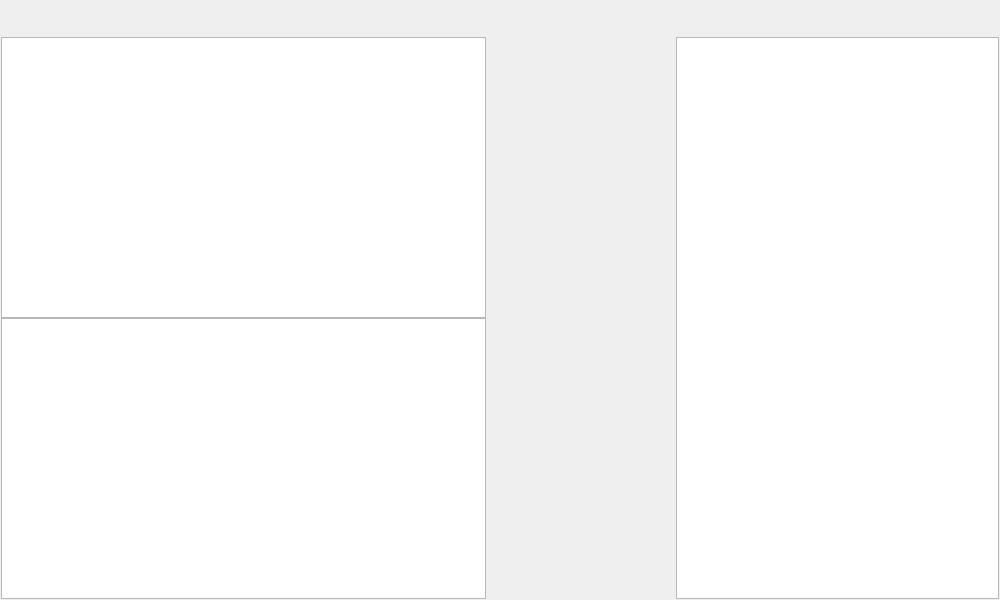
<?xml version="1.0" encoding="UTF-8"?>
<ui version="4.0">
 <class>MainWindow</class>
 <widget class="QMainWindow" name="MainWindow">
  <property name="geometry">
   <rect>
    <x>0</x>
    <y>0</y>
    <width>1000</width>
    <height>600</height>
   </rect>
  </property>
  <property name="windowTitle">
   <string>MainWindow</string>
  </property>
  <widget class="QWidget" name="centralWidget">
   <layout class="QVBoxLayout" name="verticalLayout">
    <property name="spacing">
     <number>1</number>
    </property>
    <property name="leftMargin">
     <number>1</number>
    </property>
    <property name="topMargin">
     <number>1</number>
    </property>
    <property name="rightMargin">
     <number>1</number>
    </property>
    <property name="bottomMargin">
     <number>1</number>
    </property>
    <item>
     <widget class="Titlebar" name="titlebar" native="true">
      <property name="minimumSize">
       <size>
        <width>0</width>
        <height>35</height>
       </size>
      </property>
      <property name="maximumSize">
       <size>
        <width>16777215</width>
        <height>35</height>
       </size>
      </property>
     </widget>
    </item>
    <item>
     <widget class="QWidget" name="center" native="true">
      <layout class="QHBoxLayout" name="horizontalLayout">
       <property name="spacing">
        <number>1</number>
       </property>
       <property name="leftMargin">
        <number>0</number>
       </property>
       <property name="topMargin">
        <number>0</number>
       </property>
       <property name="rightMargin">
        <number>0</number>
       </property>
       <property name="bottomMargin">
        <number>0</number>
       </property>
       <item>
        <widget class="QSplitter" name="splitter_2">
         <property name="orientation">
          <enum>Qt::Horizontal</enum>
         </property>
         <property name="handleWidth">
          <number>0</number>
         </property>
         <widget class="QSplitter" name="splitter">
          <property name="sizePolicy">
           <sizepolicy hsizetype="Expanding" vsizetype="Expanding">
            <horstretch>3</horstretch>
            <verstretch>0</verstretch>
           </sizepolicy>
          </property>
          <property name="orientation">
           <enum>Qt::Vertical</enum>
          </property>
          <property name="handleWidth">
           <number>0</number>
          </property>
          <widget class="NDirTreeview" name="dirTreeView">
           <property name="contextMenuPolicy">
            <enum>Qt::CustomContextMenu</enum>
           </property>
           <property name="styleSheet">
            <string notr="true">QScrollBar:vertical
 {
         width:6px;
         background:rgba(0,0,0,0%);
          margin:0px,0px,0px,0px;
          padding-top:0px;
          padding-bottom:0px;
 }
QScrollBar::handle:vertical
{
          width:6px;
          background:rgba(0,0,0,25%);
          border-radius:4px;
          min-height:20;
}
QScrollBar::handle:vertical:hover
{
          width:6px;
          background:rgba(0,0,0,50%);
          min-height:20;
}
QScrollBar::add-line:vertical
{
          height:0px;width:6px;
          border-image:url();
          subcontrol-position:bottom;
}
QScrollBar::sub-line:vertical
{
          height:0px;width:6px;
          border-image:url();
          subcontrol-position:top;
}
QScrollBar::add-line:vertical:hover
{
          height:0px;width:6px;
          border-image:url(&quot;&quot;);
          subcontrol-position:bottom;
}
QScrollBar::sub-line:vertical:hover
{
          height:0px;width:6px;
          border-image:url();
          subcontrol-position:top;
}
QScrollBar::add-page:vertical,QScrollBar::sub-page:vertical
{
          background:rgba(0,0,0,10%);
}
                                                       </string>
           </property>
           <property name="horizontalScrollBarPolicy">
            <enum>Qt::ScrollBarAlwaysOff</enum>
           </property>
           <property name="editTriggers">
            <set>QAbstractItemView::AllEditTriggers</set>
           </property>
           <attribute name="headerVisible">
            <bool>false</bool>
           </attribute>
          </widget>
          <widget class="NoteTreeView" name="fileTreeView">
           <property name="contextMenuPolicy">
            <enum>Qt::CustomContextMenu</enum>
           </property>
           <property name="styleSheet">
            <string notr="true">QScrollBar:vertical
 {
         width:6px;
         background:rgba(0,0,0,0%);
          margin:0px,0px,0px,0px;
          padding-top:0px;
          padding-bottom:0px;
 }
QScrollBar::handle:vertical
{
          width:6px;
          background:rgba(0,0,0,25%);
          border-radius:4px;
          min-height:20;
}
QScrollBar::handle:vertical:hover
{
          width:6px;
          background:rgba(0,0,0,50%);
          min-height:20;
}
QScrollBar::add-line:vertical
{
          height:0px;width:6px;
          border-image:url();
          subcontrol-position:bottom;
}
QScrollBar::sub-line:vertical
{
          height:0px;width:6px;
          border-image:url();
          subcontrol-position:top;
}
QScrollBar::add-line:vertical:hover
{
          height:0px;width:6px;
          border-image:url(&quot;&quot;);
          subcontrol-position:bottom;
}
QScrollBar::sub-line:vertical:hover
{
          height:0px;width:6px;
          border-image:url();
          subcontrol-position:top;
}
QScrollBar::add-page:vertical,QScrollBar::sub-page:vertical
{
          background:rgba(0,0,0,10%);
}
                                                       </string>
           </property>
           <property name="editTriggers">
            <set>QAbstractItemView::EditKeyPressed</set>
           </property>
          </widget>
         </widget>
         <widget class="MarkdownEditor" name="editorView" native="true">
          <property name="sizePolicy">
           <sizepolicy hsizetype="Preferred" vsizetype="Preferred">
            <horstretch>3</horstretch>
            <verstretch>0</verstretch>
           </sizepolicy>
          </property>
          <property name="contextMenuPolicy">
           <enum>Qt::NoContextMenu</enum>
          </property>
         </widget>
         <widget class="QTextBrowser" name="tocView">
          <property name="sizePolicy">
           <sizepolicy hsizetype="Expanding" vsizetype="Expanding">
            <horstretch>2</horstretch>
            <verstretch>0</verstretch>
           </sizepolicy>
          </property>
          <property name="font">
           <font>
            <pointsize>12</pointsize>
           </font>
          </property>
          <property name="layoutDirection">
           <enum>Qt::LeftToRight</enum>
          </property>
          <property name="autoFillBackground">
           <bool>false</bool>
          </property>
          <property name="styleSheet">
           <string notr="true">a:link{
		text-decoration: none;
}

QScrollBar:vertical
 {
         width:6px;
         background:rgba(0,0,0,0%);
          margin:0px,0px,0px,0px;
          padding-top:0px;
          padding-bottom:0px;
 }
QScrollBar::handle:vertical
{
          width:6px;
          background:rgba(0,0,0,25%);
          border-radius:4px;
          min-height:20;
}
QScrollBar::handle:vertical:hover
{
          width:6px;
          background:rgba(0,0,0,50%);
          min-height:20;
}
QScrollBar::add-line:vertical
{
          height:0px;width:6px;
          border-image:url();
          subcontrol-position:bottom;
}
QScrollBar::sub-line:vertical
{
          height:0px;width:6px;
          border-image:url();
          subcontrol-position:top;
}
QScrollBar::add-line:vertical:hover
{
          height:0px;width:6px;
          border-image:url(&quot;&quot;);
          subcontrol-position:bottom;
}
QScrollBar::sub-line:vertical:hover
{
          height:0px;width:6px;
          border-image:url();
          subcontrol-position:top;
}
QScrollBar::add-page:vertical,QScrollBar::sub-page:vertical
{
          background:rgba(0,0,0,10%);
}
                                                       </string>
          </property>
          <property name="horizontalScrollBarPolicy">
           <enum>Qt::ScrollBarAlwaysOff</enum>
          </property>
          <property name="tabStopWidth">
           <number>10</number>
          </property>
         </widget>
        </widget>
       </item>
      </layout>
     </widget>
    </item>
   </layout>
  </widget>
 </widget>
 <layoutdefault spacing="6" margin="11"/>
 <customwidgets>
  <customwidget>
   <class>Titlebar</class>
   <extends>QWidget</extends>
   <header location="global">titlebar.h</header>
   <container>1</container>
  </customwidget>
  <customwidget>
   <class>NDirTreeview</class>
   <extends>QTreeView</extends>
   <header location="global">ndirtreeview.h</header>
  </customwidget>
  <customwidget>
   <class>NoteTreeView</class>
   <extends>QTreeView</extends>
   <header location="global">notetreeview.h</header>
  </customwidget>
  <customwidget>
   <class>MarkdownEditor</class>
   <extends>QWidget</extends>
   <header location="global">markdowneditor.h</header>
   <container>1</container>
  </customwidget>
 </customwidgets>
 <resources/>
 <connections/>
</ui>
